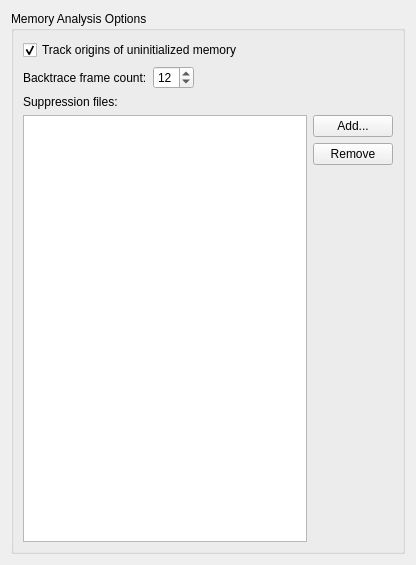
<?xml version="1.0" encoding="UTF-8"?>
<ui version="4.0">
 <class>Valgrind::Internal::MemcheckConfigWidget</class>
 <widget class="QWidget" name="Valgrind::Internal::MemcheckConfigWidget">
  <property name="geometry">
   <rect>
    <x>0</x>
    <y>0</y>
    <width>416</width>
    <height>565</height>
   </rect>
  </property>
  <layout class="QVBoxLayout" name="verticalLayout">
   <item>
    <widget class="QGroupBox" name="memcheckOptions">
     <property name="sizePolicy">
      <sizepolicy hsizetype="Preferred" vsizetype="Preferred">
       <horstretch>0</horstretch>
       <verstretch>0</verstretch>
      </sizepolicy>
     </property>
     <property name="title">
      <string>Memory Analysis Options</string>
     </property>
     <layout class="QFormLayout" name="formLayout_4">
      <property name="fieldGrowthPolicy">
       <enum>QFormLayout::ExpandingFieldsGrow</enum>
      </property>
      <item row="2" column="0">
       <widget class="QLabel" name="numCallersLabel">
        <property name="text">
         <string>Backtrace frame count:</string>
        </property>
        <property name="buddy">
         <cstring>numCallers</cstring>
        </property>
       </widget>
      </item>
      <item row="3" column="0">
       <widget class="QLabel" name="label">
        <property name="text">
         <string>Suppression files:</string>
        </property>
        <property name="buddy">
         <cstring>suppressionList</cstring>
        </property>
       </widget>
      </item>
      <item row="4" column="0" colspan="2">
       <layout class="QHBoxLayout" name="horizontalLayout">
        <item>
         <widget class="QListView" name="suppressionList">
          <property name="sizePolicy">
           <sizepolicy hsizetype="Expanding" vsizetype="Expanding">
            <horstretch>0</horstretch>
            <verstretch>1</verstretch>
           </sizepolicy>
          </property>
         </widget>
        </item>
        <item>
         <layout class="QVBoxLayout" name="verticalLayout_2" stretch="0,0,1">
          <property name="sizeConstraint">
           <enum>QLayout::SetMinimumSize</enum>
          </property>
          <item>
           <widget class="QPushButton" name="addSuppression">
            <property name="text">
             <string>Add...</string>
            </property>
           </widget>
          </item>
          <item>
           <widget class="QPushButton" name="removeSuppression">
            <property name="text">
             <string>Remove</string>
            </property>
            <property name="flat">
             <bool>false</bool>
            </property>
           </widget>
          </item>
          <item>
           <spacer name="verticalSpacer_2">
            <property name="orientation">
             <enum>Qt::Vertical</enum>
            </property>
            <property name="sizeHint" stdset="0">
             <size>
              <width>20</width>
              <height>40</height>
             </size>
            </property>
           </spacer>
          </item>
         </layout>
        </item>
       </layout>
      </item>
      <item row="2" column="1">
       <widget class="QSpinBox" name="numCallers">
        <property name="minimum">
         <number>5</number>
        </property>
        <property name="maximum">
         <number>50</number>
        </property>
        <property name="value">
         <number>12</number>
        </property>
       </widget>
      </item>
      <item row="1" column="0" colspan="2">
       <widget class="QCheckBox" name="trackOrigins">
        <property name="text">
         <string>Track origins of uninitialized memory</string>
        </property>
        <property name="checked">
         <bool>true</bool>
        </property>
       </widget>
      </item>
     </layout>
    </widget>
   </item>
  </layout>
 </widget>
 <resources/>
 <connections/>
</ui>
